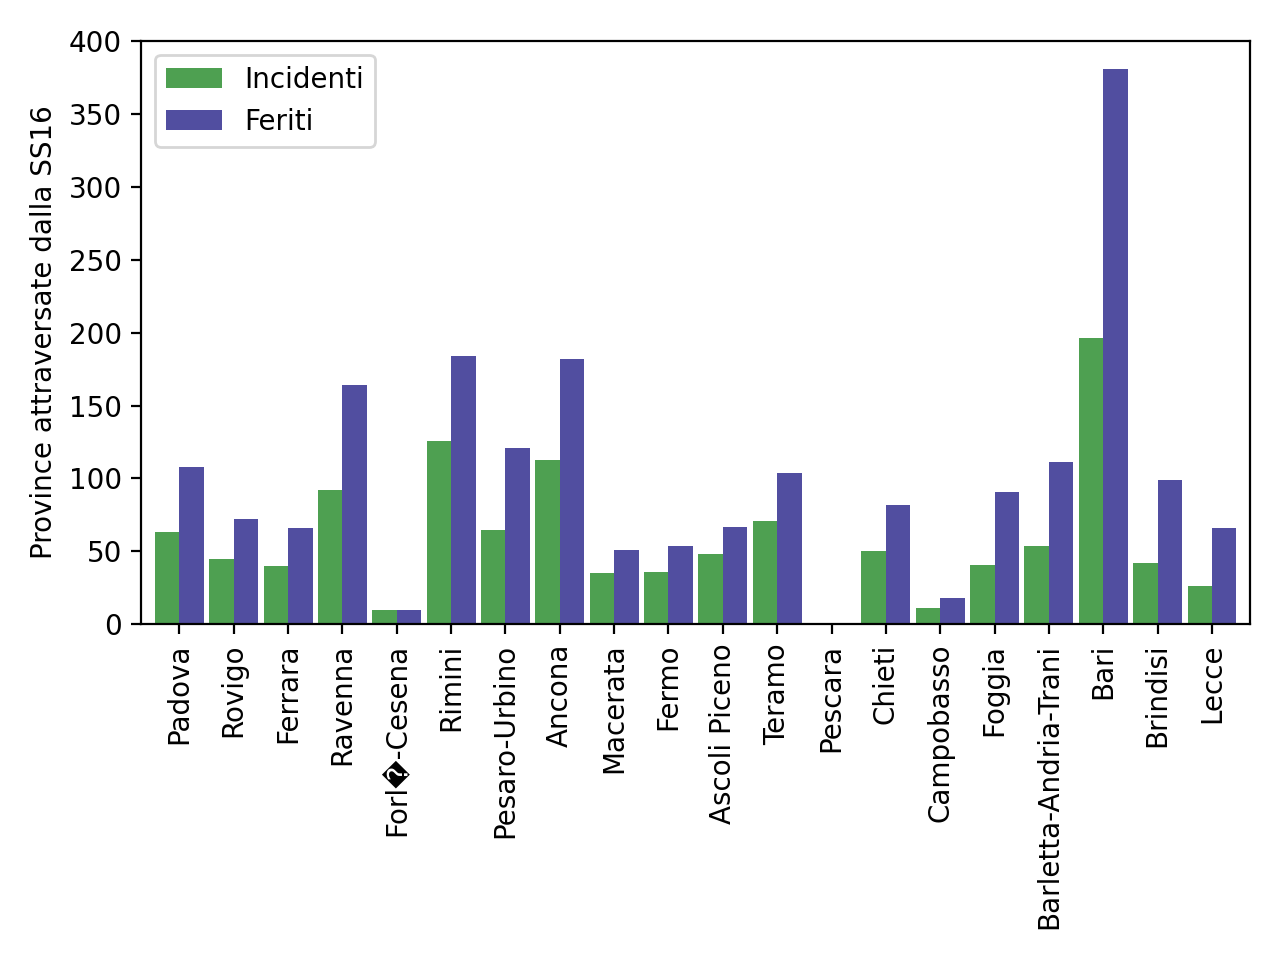

This figure's Python source:

import pandas as pd
import matplotlib.pyplot as plt

data = pd.read_csv("dataset/incidenti/aci/autostrade/localizzazione_2018.csv")
ss16 = data[data['CODICE'] == 'SS01601']

def sum_fields(dataset : pd.DataFrame, select_field): 
    df = {}
    for d in dataset[select_field].unique(): 
        df[d] = [
            dataset[dataset[select_field] == d]['INC'].sum(), 
            dataset[dataset[select_field] == d]['FER'].sum()
            ]

    return pd.DataFrame(df, index=['Incidenti', 'Feriti'])

ss16 = sum_fields(ss16, 'PROVINCIA').transpose()

ss16.plot.bar(width=0.9, color=['#4ea051', '#514ea0'])
plt.ylabel("Province attraversate dalla SS16")
plt.tight_layout()
plt.show()
